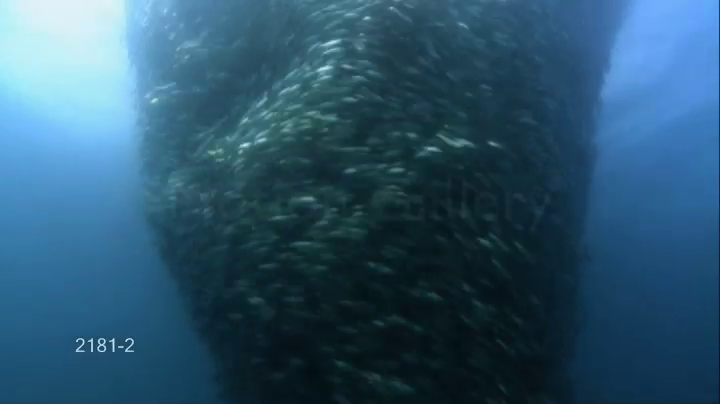
#> input picture frame 26 of 2181-2_70.mov, 720 x 404 px
$ python crowd_flow.py
#> lines starting #> are read from the running program, lines starting #| are printed output that depends on the picture; after the words box and inside, x2 and y2 are one past the last pixel; in counts of white or black regions, pixels touching at a corner belong together
import numpy as np
import cv2 as cv
from matplotlib import pyplot as plt

def process(img):
    img_gray = cv.cvtColor(img, cv.COLOR_BGR2GRAY)
    img_blur = cv.GaussianBlur(img_gray, (5, 5), 25)
    img_canny = cv.Canny(img_blur, 5, 50)
    kernel = np.ones((3, 3))
    img_dilate = cv.dilate(img_canny, kernel, iterations=4)
    img_erode = cv.erode(img_dilate, kernel, iterations=1)
    return img_erode

def get_contours(img, img_original):
    img_contours = img_original.copy()
    contours, hierarchies = cv.findContours(img, cv.RETR_TREE, cv.CHAIN_APPROX_NONE)

    cv.drawContours(img_contours, contours, -1, (0, 255, 0), -1)
    # If you want to omit smaller contours, loop through the detected contours, and only draw them on the image if they are at least a specific area. Don't forget to remove the line above if you choose the below block of code.
    # for cnt in contours:
    #     if cv2.contourArea(cnt) > 500:
    #         cv2.drawContours(img_contours, [cnt], -1, (0, 255, 0), -1)
    return img_contours

def watershed(img):
    #Reading image using cv libraries
    gray = cv.cvtColor(img,cv.COLOR_BGR2GRAY)
    ret, thresh = cv.threshold(gray,0,255,cv.THRESH_BINARY_INV+cv.THRESH_OTSU)
    # Noise Removal
    kernel = np.ones((3,3),np.uint8)
    opening = cv.morphologyEx(thresh,cv.MORPH_OPEN,kernel, iterations = 2)
    # Background area
    sure_bg = cv.dilate(opening,kernel,iterations=3)
    # Foreground area
    dist_transform = cv.distanceTransform(opening,cv.DIST_L2,5)
    ret, sure_fg = cv.threshold(dist_transform,0.7*dist_transform.max(),255,0)
    # Finding unknown region
    sure_fg = np.uint8(sure_fg)
    unknown = cv.subtract(sure_bg,sure_fg)
    # Marker labelling
    ret, markers = cv.connectedComponents(sure_fg)
    #Applying watershed algorithm and marking the regions segmented
    markers = markers+1
    markers[unknown==255] = 0
    markers = cv.watershed(img,markers)
    img[markers == -1] = [0,255,255]
    #Displaying the segmented image
    imS = cv.resize(img, (612, 368))
    return imS

# To Draw the Streak Flow
def draw_flow(img, flow, step=9):
    # Height and Width of the Frame
    h, w = img.shape[:2]
    y, x = np.mgrid[step / 2:h:step, step / 2:w:step].reshape(2, -1).astype(int)
    fx, fy = flow[y, x].T
    lines = np.vstack([x, y, x - fx, y - fy]).T.reshape(-1, 2, 2)
    lines = np.int32(lines + 0.5)
    # Converting the image from GrayScale to BGR
    img_bgr = cv.cvtColor(img, cv.COLOR_GRAY2BGR)
    # Drawing the Streak Lines
    cv.polylines(img_bgr, lines, 0, (0, 255, 0))
    for (x1, y1), (_x2, _y2) in lines:
        cv.circle(img_bgr, (x1, y1), 1, (0, 255, 0), -1)
    return img_bgr

# Reading the video
cap = cv.VideoCapture('2181-2_70.mov')
# Reading the first frame from the video
suc, prev = cap.read()
#> prev is the input picture: shape (404, 720, 3); mean B, G, R 109.4, 85, 44.8
# suc, frame = cap.read()
# suc is a boolean variable that returns true if the frame is available.
# frame is an image array vector captured based on the default frames per second defined explicitly or implicitly
# Converting the frame to GrayScale
prevgray = cv.cvtColor(prev, cv.COLOR_BGR2GRAY)
# Creating a np array of similar size to the frame
hsv = np.zeros_like(prev)
hsv[..., 1] = 255
# hsv.fill(255)
heat_map = np.zeros(prev.shape[:-1])

while True:
    # Reading a frame from video
    suc, img = cap.read()
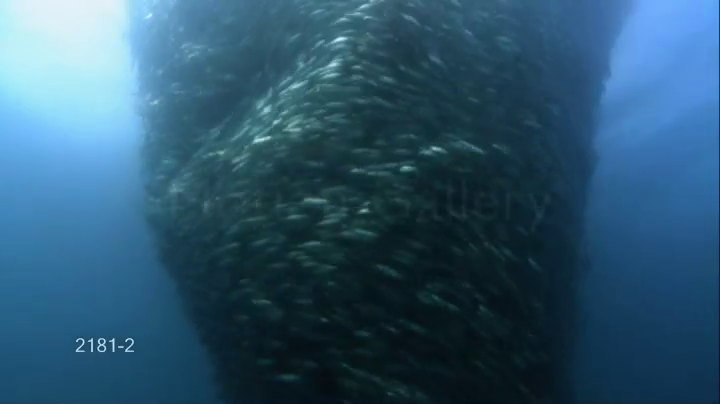
#> input picture frame 27 of 2181-2_70.mov, 720 x 404 px
#> img is the input picture: shape (404, 720, 3); mean B, G, R 110, 85.5, 45.6
    if not suc:
        print('No frames!')
        break
    # Create a blank 300x300 black image
    image = np.zeros((300, 300, 3), np.uint8)
    # Fill image with red color(set each pixel to red)
    image[:] = (0, 0, 255)
    # Converting the frame into GrayScale
    gray = cv.cvtColor(img, cv.COLOR_BGR2GRAY)
    # Computing the flow from the frame
    flow = cv.calcOpticalFlowFarneback(prevgray, gray, None, 0.5, 3, 15, 3, 5, 1.2, 0)
    # Computing the magnitude and angle from the flow
    mag, ang = cv.cartToPolar(flow[..., 0], flow[..., 1])
    hsv[..., 0] = ang * 180 / np.pi / 2
    hsv[..., 2] = cv.normalize(mag, None, 0, 255, cv.NORM_MINMAX)
    # Converting the image from hsv to bgr format
    bgr = cv.cvtColor(hsv, cv.COLOR_HSV2BGR)

    #HeatMap
    diff = cv.absdiff(prev, img)
    img_contours = get_contours(process(diff), prev)
#> in process, `img_canny = cv.Canny(img_blur, 5, 50)`:
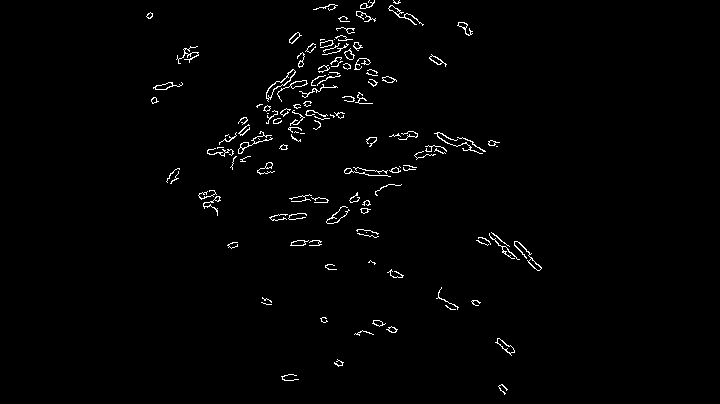
#> img_canny: shape (404, 720); 1.4% white in thin lines or dots, all inside (x1, y1, x2, y2) = (146, 0, 542, 395)
#> in process, `img_dilate = cv.dilate(img_canny, kernel, iterations=4)`: img_dilate: shape (404, 720); 10.7% white; 31 white regions, largest, box (x1, y1, x2, y2) and area: (203, 0, 401, 174) 12168, (322, 127, 504, 228) 5200, (472, 228, 546, 275) 1634
#> in process, `img_erode = cv.erode(img_dilate, kernel, iterations=1)`: img_erode: shape (404, 720); 9% white; 33 white regions
#> in get_contours, `contours, hierarchies = cv.findContours(img, cv.RETR_TREE, cv.CHAIN_AP..`: contours = 38 contours; largest, box (x1, y1, x2, y2) and area: (204, 0, 400, 173) 10466, (323, 129, 503, 227) 3612, (473, 229, 545, 274) 1302, (195, 187, 224, 219) 590, (385, 0, 427, 29) 585
#> in get_contours, `cv.drawContours(img_contours, contours, -1, (0, 255, 0), -1)`: img_contours: shape (404, 720, 3); 8.98% of pixels changed, all inside (x1, y1, x2, y2) = (143, 0, 545, 398)
    heat_map[np.all(img_contours == [0, 255, 0], 2)] += 3 # The 3 can be tweaked depending on how fast you want the colors to respond
#> heat_map: shape (404, 720) float64; values 0 (black) and 3 (white), 9% white; 33 white regions, largest, box (x1, y1, x2, y2) and area: (204, 0, 400, 173) 10232, (323, 129, 503, 227) 3925, (473, 229, 545, 274) 1390
    heat_map[np.any(img_contours != [0, 255, 0], 2)] -= 3
    heat_map[heat_map < 0] = 0
    heat_map[heat_map > 255] = 255
    #  img[heat_map > 160] = img_mapped[heat_map > 160] Use this line to draw the heat map on the original video at a specific temperature range.
    #  For this it's where ever the temperature is above 160 (min is 0 and max is 255)
    img_mapped = cv.applyColorMap(heat_map.astype('uint8'), cv.COLORMAP_JET)
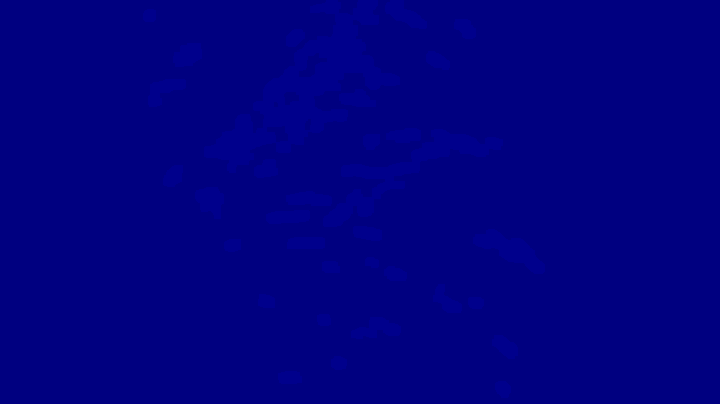
#> img_mapped: shape (404, 720, 3); mean B, G, R 129.1, 0, 0
    # Making the present frame as previous frame
    prevgray = gray

    # Display the frame saved in the file
    cv.imshow('original', img)
    cv.imshow('Dense Optical Flow', bgr)
    cv.imshow('Velocity-vectors', draw_flow(gray, flow))
#> in draw_flow, `fx, fy = flow[y, x].T`: fx = 3600 values, max 15.36 at index 1950, min -3.32 at index 1308, mean 1.29; fy = 3600 values, max 14.7 at index 2217, min -5.7 at index 671, mean 0.301
#> in draw_flow, `cv.polylines(img_bgr, lines, 0, (0, 255, 0))`: img_bgr: shape (404, 720, 3); mean B, G, R 74.3, 81.9, 74.3
#> the loop in draw_flow, `for (x1, y1), (_x2, _y2) in lines:` made 3600 passes
#> (x1, _x2, _y2) on passes 1 to 3: (4, 4, 4), (13, 13, 4), (22, 22, 4)
#> after the loop in draw_flow, `for (x1, y1), (_x2, _y2) in lines:`:
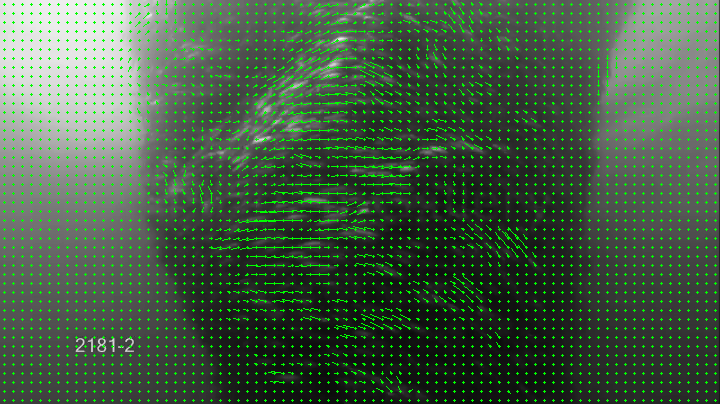
#> img_bgr: shape (404, 720, 3); mean B, G, R 70.7, 90.2, 70.7
    cv.imshow("Heat Map", img_mapped)
    cv.imshow('Segmented Result - Watershed', watershed(img_contours))
#> in watershed, `ret, thresh = cv.threshold(gray,0,255,cv.THRESH_BINARY_INV+cv.THRESH_O..`: thresh: shape (404, 720); 71.3% white; 55 black regions (17 under 20 px), largest, box (x1, y1, x2, y2) and area: (0, 0, 244, 249) 41208, (600, 0, 719, 150) 16551, (204, 0, 400, 173) 10731
#> in watershed, `ret, thresh = cv.threshold(gray,0,255,cv.THRESH_BINARY_INV+cv.THRESH_O..`: ret = 104
#> in watershed, `opening = cv.morphologyEx(thresh,cv.MORPH_OPEN,kernel, iterations = 2)`: opening: shape (404, 720); 70.8% white; 39 black regions (9 under 20 px), largest, box (x1, y1, x2, y2) and area: (0, 0, 244, 249) 41293, (600, 0, 720, 150) 16745, (204, 0, 400, 173) 12219
#> in watershed, `sure_bg = cv.dilate(opening,kernel,iterations=3)`: sure_bg: shape (404, 720); 76.2% white; 36 black regions (2 under 20 px), largest, box (x1, y1, x2, y2) and area: (0, 0, 240, 246) 39684, (603, 0, 720, 145) 15829, (207, 0, 397, 170) 7813
#> in watershed, `ret, sure_fg = cv.threshold(dist_transform,0.7*dist_transform.max(),25..`: sure_fg: shape (404, 720) float32; 1.8% white; 1 white region, box (x1, y1, x2, y2) and area: (656, 291, 720, 404) 5333
#> in watershed, `ret, sure_fg = cv.threshold(dist_transform,0.7*dist_transform.max(),25..`: ret = 147.8
#> in watershed, `unknown = cv.subtract(sure_bg,sure_fg)`:
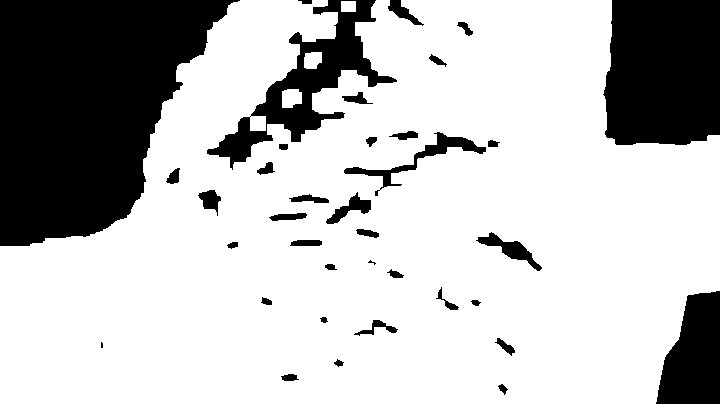
#> unknown: shape (404, 720); 74.4% white; 37 black regions (2 under 20 px), largest, box (x1, y1, x2, y2) and area: (0, 0, 240, 246) 39684, (603, 0, 720, 145) 15829, (207, 0, 397, 170) 7813
#> in watershed, `ret, markers = cv.connectedComponents(sure_fg)`: ret = 2
#> in watershed, `markers[unknown==255] = 0`: markers: shape (404, 720) int32; 3 distinct labels, from 0 to 2
#> in watershed, `markers = cv.watershed(img,markers)`:
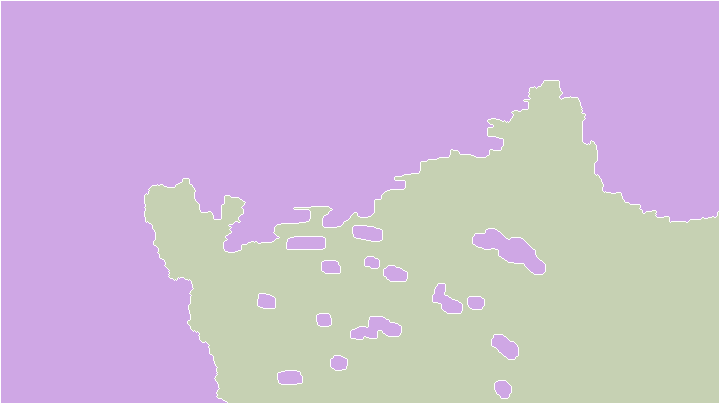
#> markers: shape (404, 720) int32; 3 distinct labels, from -1 to 2; one colour per label, 0 black, -1 white
#> in watershed, `img[markers == -1] = [0,255,255]`: img: shape (404, 720, 3); mean B, G, R 99.8, 103.6, 44.5
#> in watershed, `imS = cv.resize(img, (612, 368))`:
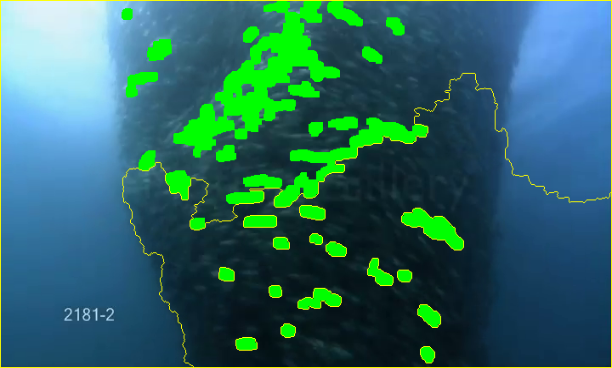
#> imS: shape (368, 612, 3); mean B, G, R 99.7, 103.6, 44.5

    # Press q on keyboard to stop the process
    key = cv.waitKey(5)
#> (key q is pressed here)
    if key == ord('q'):
        # Break the loop
        break

## When everything done, release the video capture.
# Destroying and closes all the windows
cv.destroyAllWindows()

$ run again, starting later in the video
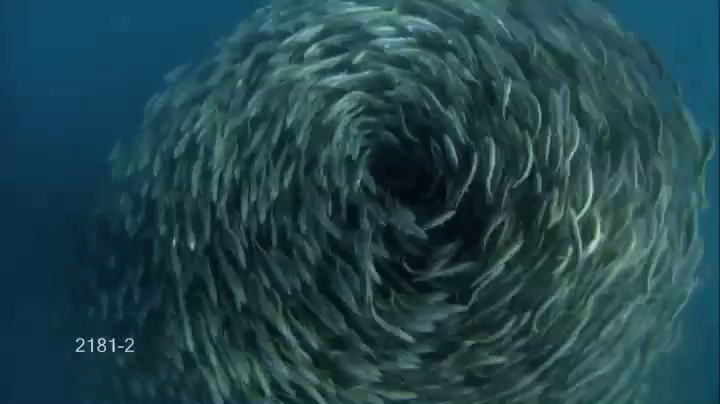
#> input picture frame 121 of 2181-2_70.mov, 720 x 404 px
#> prev is the input picture: shape (404, 720, 3); mean B, G, R 76.7, 69.4, 34.3
#> img_canny: shape (404, 720); 8.8% white in thin lines or dots, all inside (x1, y1, x2, y2) = (122, 0, 718, 404)
#> img_dilate: shape (404, 720); 54.8% white; 142 black regions (62 under 20 px), largest, box (x1, y1, x2, y2) and area: (0, 0, 301, 404) 73642, (507, 0, 720, 404) 31267, (370, 83, 456, 224) 6211
#> img_erode: shape (404, 720); 49.7% white; 16 white regions
#> contours = 124 contours, 19 with area under 20; largest, box (x1, y1, x2, y2) and area: (119, 0, 694, 404) 165620, (368, 81, 458, 226) 7939, (342, 265, 435, 362) 2553, (313, 194, 386, 273) 2457, (208, 233, 265, 355) 2128
#> fx = 3600 values, max 17.11 at index 3256, min -17 at index 40, mean 1.31; fy = 3600 values, max 16.65 at index 2023, min -19.99 at index 1917, mean 1.55
#> the loop in draw_flow, `for (x1, y1), (_x2, _y2) in lines:` made 3600 passes
#> (x1, _x2, _y2) on passes 1 to 3: (4, 4, 4), (13, 13, 4), (22, 22, 4)
#> after the loop in draw_flow, `for (x1, y1), (_x2, _y2) in lines:`:
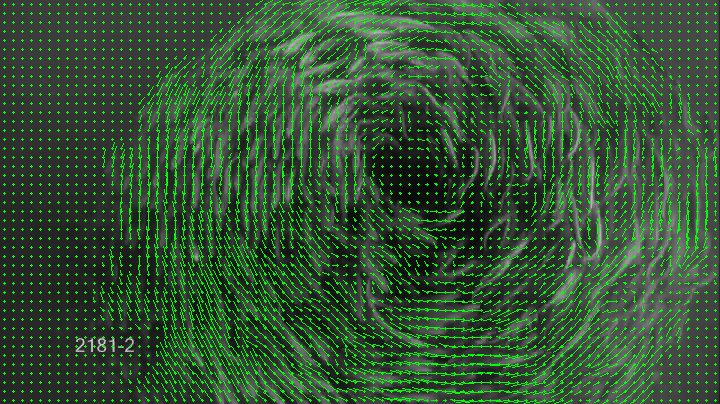
#> img_bgr: shape (404, 720, 3); mean B, G, R 52.2, 83.6, 52.2
#> thresh: shape (404, 720); 49.8% white; 137 white regions (34 under 20 px), largest, box (x1, y1, x2, y2) and area: (0, 0, 302, 404) 75556, (506, 0, 720, 404) 33704, (369, 82, 457, 225) 6981
#> in watershed, `ret, thresh = cv.threshold(gray,0,255,cv.THRESH_BINARY_INV+cv.THRESH_O..`: ret = 101
#> opening: shape (404, 720); 48% white; 108 white regions (2 under 20 px), largest, box (x1, y1, x2, y2) and area: (0, 0, 297, 404) 74937, (506, 0, 720, 260) 21512, (621, 233, 720, 404) 8631
#> sure_bg: shape (404, 720); 61.8% white; 15 black regions (1 under 20 px), largest, box (x1, y1, x2, y2) and area: (122, 0, 720, 404) 108472, (532, 17, 597, 65) 1114, (385, 123, 423, 149) 290
#> in watershed, `ret, sure_fg = cv.threshold(dist_transform,0.7*dist_transform.max(),25..`: ret = 121.6
#> unknown: shape (404, 720); 60.4% white; 17 black regions (1 under 20 px), largest, box (x1, y1, x2, y2) and area: (122, 0, 720, 404) 108472, (0, 0, 66, 168) 3889, (532, 17, 597, 65) 1114
#> in watershed, `ret, markers = cv.connectedComponents(sure_fg)`: ret = 3
#> img: shape (404, 720, 3); mean B, G, R 38.2, 161.2, 15.7
#> in watershed, `imS = cv.resize(img, (612, 368))`:
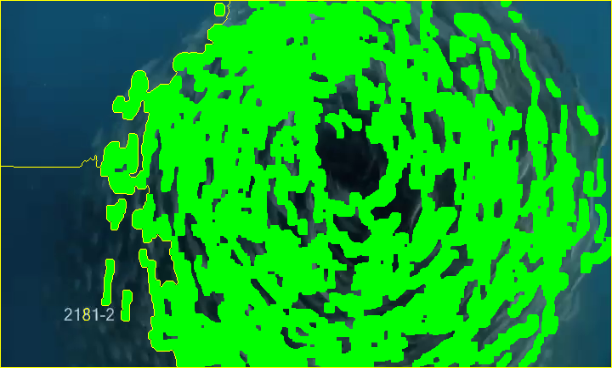
#> imS: shape (368, 612, 3); mean B, G, R 38.1, 161.2, 15.8

$ run again, starting later in the video
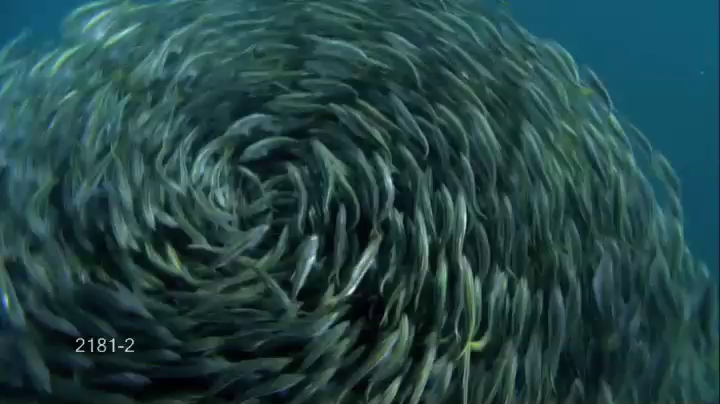
#> input picture frame 215 of 2181-2_70.mov, 720 x 404 px
#> prev is the input picture: shape (404, 720, 3); mean B, G, R 70.7, 69.9, 36.3
#> img_canny: shape (404, 720); 14.1% white in thin lines or dots
#> img_dilate: shape (404, 720); 79.6% white; 225 black regions (111 under 20 px), largest, box (x1, y1, x2, y2) and area: (465, 0, 720, 276) 23546, (566, 297, 656, 404) 3493, (662, 287, 720, 404) 2519
#> img_erode: shape (404, 720); 74.6% white; 199 black regions (50 under 20 px)
#> contours = 175 contours, 29 with area under 20; largest, box (x1, y1, x2, y2) and area: (0, 0, 720, 404) 241370, (600, 175, 656, 313) 2458, (23, 240, 111, 353) 2048, (88, 188, 138, 291) 1624, (61, 99, 103, 176) 1290
#> fx = 3600 values, max 17.18 at index 3471, min -22.04 at index 771, mean -0.964; fy = 3600 values, max 23.84 at index 2480, min -26.72 at index 2875, mean -1.25
#> the loop in draw_flow, `for (x1, y1), (_x2, _y2) in lines:` made 3600 passes
#> (x1, _x2, _y2) on passes 1 to 3: (4, 4, 4), (13, 13, 4), (22, 22, 4)
#> after the loop in draw_flow, `for (x1, y1), (_x2, _y2) in lines:`:
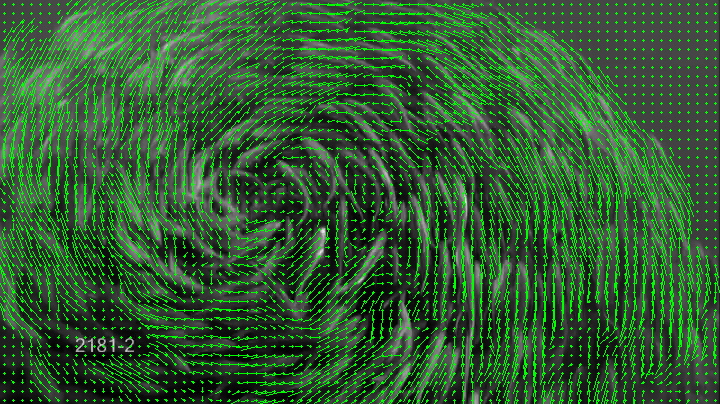
#> img_bgr: shape (404, 720, 3); mean B, G, R 49.3, 90.5, 49.3
#> thresh: shape (404, 720); 25.2% white; 201 white regions (54 under 20 px), largest, box (x1, y1, x2, y2) and area: (464, 0, 720, 277) 24125, (73, 275, 276, 404) 4610, (565, 296, 657, 404) 4152
#> in watershed, `ret, thresh = cv.threshold(gray,0,255,cv.THRESH_BINARY_INV+cv.THRESH_O..`: ret = 101
#> opening: shape (404, 720); 23% white; 126 white regions, largest, box (x1, y1, x2, y2) and area: (464, 0, 720, 275) 24072, (661, 287, 720, 404) 2864, (566, 297, 614, 404) 2564
#> sure_bg: shape (404, 720); 35.6% white; 94 white regions, largest, box (x1, y1, x2, y2) and area: (461, 0, 720, 278) 26836, (22, 241, 269, 404) 9906, (563, 173, 660, 404) 9551
#> in watershed, `ret, sure_fg = cv.threshold(dist_transform,0.7*dist_transform.max(),25..`: ret = 96.2
#> unknown: shape (404, 720); 35% white; 94 white regions, largest, box (x1, y1, x2, y2) and area: (461, 0, 720, 278) 25095, (22, 241, 269, 404) 9906, (563, 173, 660, 404) 9551
#> in watershed, `ret, markers = cv.connectedComponents(sure_fg)`: ret = 2
#> img: shape (404, 720, 3); mean B, G, R 18.3, 208.2, 8.5
#> in watershed, `imS = cv.resize(img, (612, 368))`:
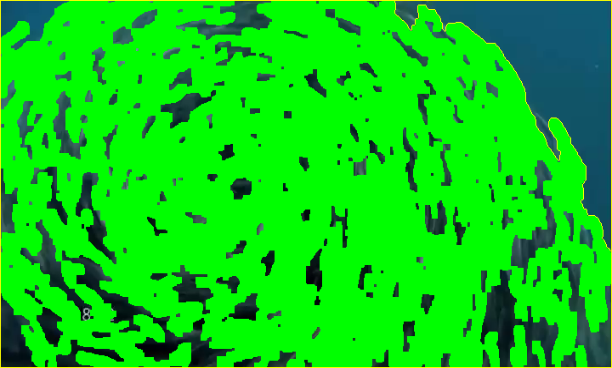
#> imS: shape (368, 612, 3); mean B, G, R 18.2, 208.3, 8.6
